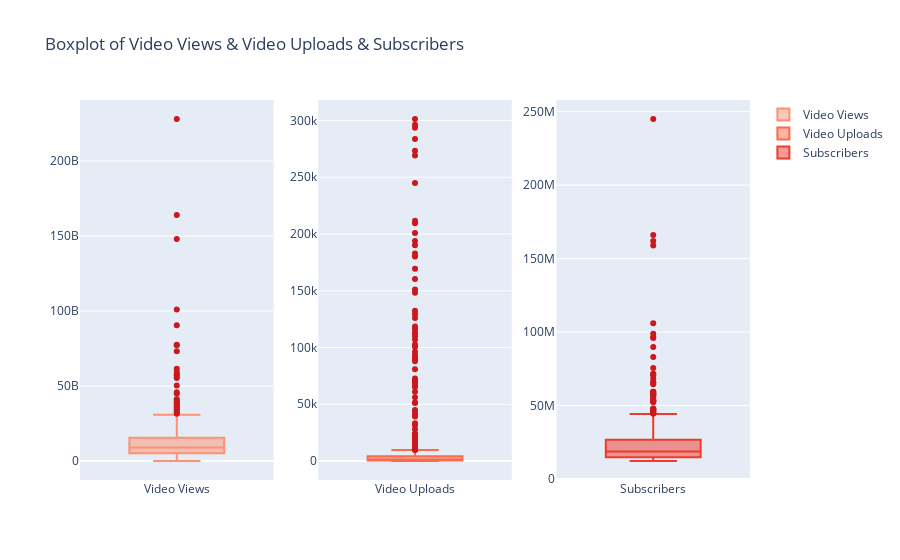

Here is the notebook cell this chart was saved with:
### Code cell
fig = make_subplots(rows=1,cols=3)
fig.update_layout(title_text='Boxplot of Video Views & Video Uploads & Subscribers',
                  uniformtext_minsize=12,
                  uniformtext_mode='hide')
fig.add_trace(go.Box(y=df['video views'],
                     name='Video Views',
                     boxpoints='outliers',
                     marker_color=color_scheme[6],
                     line_color=color_scheme[3]),row=1,col=1)
fig.add_trace(go.Box(y=df['uploads'],
                     name='Video Uploads',
                     boxpoints='outliers',
                     marker_color=color_scheme[6],
                     line_color=color_scheme[4]),row=1,col=2)
fig.add_trace(go.Box(y=df['subscribers'],
                     name='Subscribers',
                     boxpoints='outliers',
                     marker_color=color_scheme[6],
                     line_color=color_scheme[5]),row=1,col=3)

### Figure 1 — Plotly figure (JSON) as saved in the notebook; plotly's stock layout.template omitted (floating-point values rounded to 4 significant figures; data arrays with more than 128 entries replaced by an {"elided": "..."} marker saying what was removed)
{"data": [{"boxpoints": "outliers", "line": {"color": "rgb(252,146,114)"}, "marker": {"color": "rgb(203,24,29)"}, "name": "Video Views", "type": "box", "xaxis": "x", "y": {"elided": "553 int values"}, "yaxis": "y"}, {"boxpoints": "outliers", "line": {"color": "rgb(251,106,74)"}, "marker": {"color": "rgb(203,24,29)"}, "name": "Video Uploads", "type": "box", "xaxis": "x2", "y": {"elided": "553 int values"}, "yaxis": "y2"}, {"boxpoints": "outliers", "line": {"color": "rgb(239,59,44)"}, "marker": {"color": "rgb(203,24,29)"}, "name": "Subscribers", "type": "box", "xaxis": "x3", "y": {"elided": "553 int values"}, "yaxis": "y3"}], "layout": {"title": {"text": "Boxplot of Video Views & Video Uploads & Subscribers"}, "uniformtext": {"minsize": 12, "mode": "hide"}, "xaxis": {"anchor": "y", "domain": [0, 0.2889]}, "xaxis2": {"anchor": "y2", "domain": [0.3556, 0.6444]}, "xaxis3": {"anchor": "y3", "domain": [0.7111, 1]}, "yaxis": {"anchor": "x", "domain": [0, 1]}, "yaxis2": {"anchor": "x2", "domain": [0, 1]}, "yaxis3": {"anchor": "x3", "domain": [0, 1]}}}
